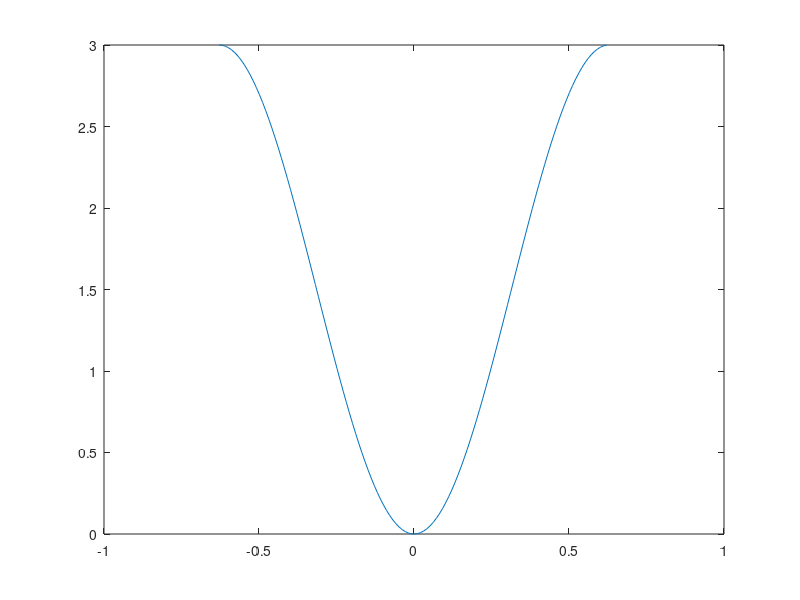

Write the MATLAB code that produced this figure.
%ep=8.854187817620E-12;
%e=1.602E-19;
%R=0.75E-10;
%r=0.0:0.01*R:R;
%y=(e^2)./(4.*pi*ep).*(-1./(r)+1./R-1./((r-R)));
%y=(e^2)./(4.*pi*ep).*(-1./(r)+1./R-1./((R-r)));
%plot(r,y)
a=5.
eo=1.5
k=-pi/a:0.01:pi/a
y=eo*(1.-cos(k*a))
plot(k,y)
